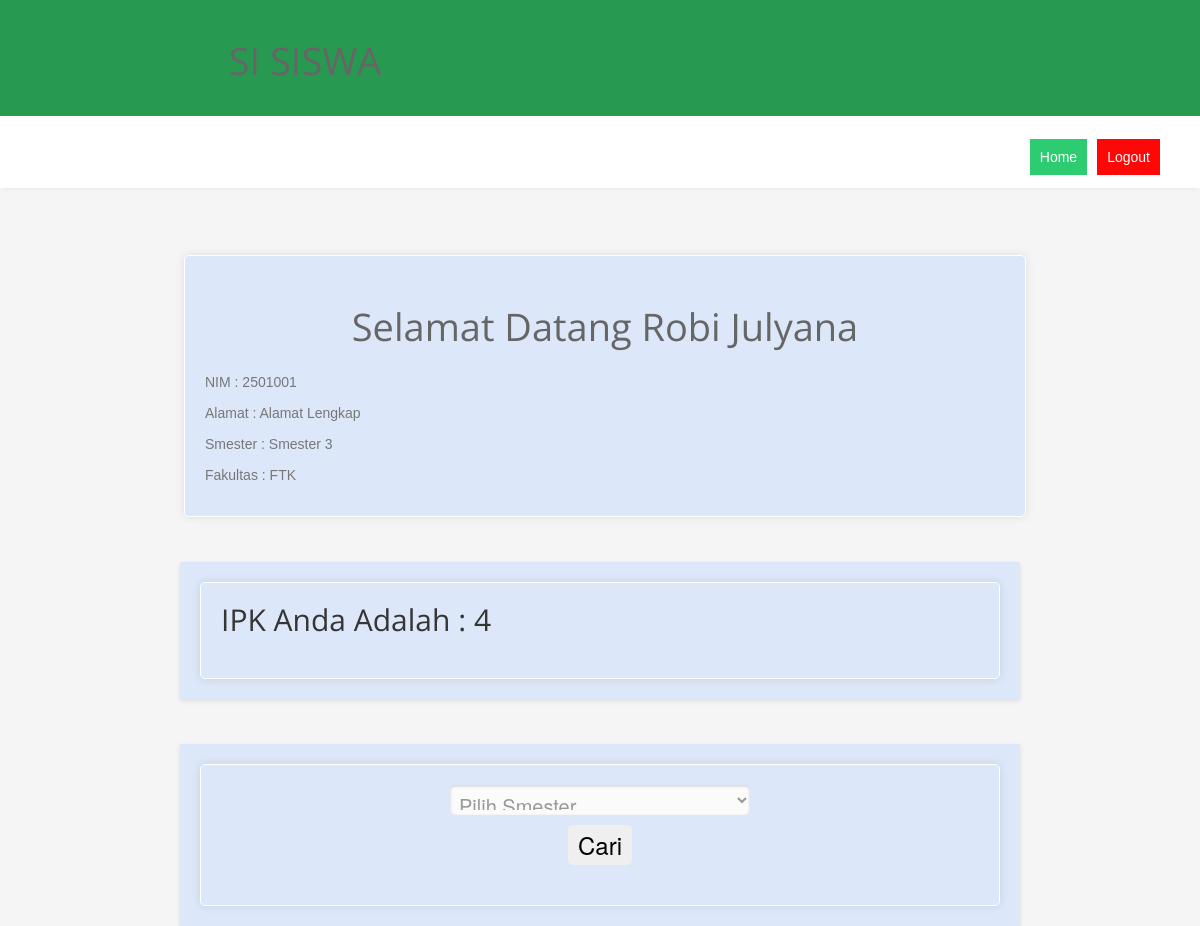
The app's page /siswa/home.php (signed in) with its own data.
### tables this page shows
CREATE TABLE `users`  (
  `username` varchar(100) NOT NULL,
  `password` varchar(50) NOT NULL,
  `name` varchar(20) NOT NULL,
  `email` varchar(50) NOT NULL,
  `role` enum('Admin','Dosen','Siswa') NOT NULL,
  PRIMARY KEY (`username`) USING BTREE
);

CREATE TABLE `siswa`  (
  `nim` varchar(11) NOT NULL,
  `nama` varchar(50) NOT NULL,
  `alamat` text NOT NULL,
  `jk` varchar(11) NOT NULL,
  `agama` varchar(50) NOT NULL,
  `lahir` varchar(50) NOT NULL,
  `tgl_lahir` date NOT NULL,
  `fakultas` enum('FTK','FTB') NULL DEFAULT NULL,
  PRIMARY KEY (`nim`) USING BTREE,
  CONSTRAINT `siswa1` FOREIGN KEY (`nim`) REFERENCES `users` (`username`) ON DELETE CASCADE ON UPDATE CASCADE
);

CREATE TABLE `matkul`  (
  `id_matkul` varchar(11) NOT NULL,
  `nm_matkul` varchar(50) NOT NULL,
  `sks` varchar(50) NOT NULL,
  `id_dosen` varchar(11) NOT NULL,
  `smester` enum('Smester 1','Smester 2','Smester 3','Smester 4','Smester 5','Smester 6','Smester 7','Smester 8','Smester 9','Smester 10') NOT NULL,
  `fakultas` enum('FTK','FTB') NULL DEFAULT NULL,
  PRIMARY KEY (`id_matkul`) USING BTREE,
  INDEX `matkul1`(`id_dosen` ASC) USING BTREE,
  CONSTRAINT `matkul1` FOREIGN KEY (`id_dosen`) REFERENCES `dosen` (`id_dosen`) ON DELETE CASCADE ON UPDATE CASCADE
);

### siswa/home.php (the view, shortened to what this page needs)
<?php
include 'config.php';
include '../layout/title_home.php';
include 'layout/header.php';
$username = $_SESSION['username'];
?>
<head>
        <link rel="stylesheet" type="text/css" href="../style.css">
</head>
<body>
    <br>
    <br>
    <br>
    <div class="container">
        <div class="calculator">
            <?php
                $sql=mysqli_query($mysqli,"SELECT users.name,
                siswa.nim, siswa.nama, siswa.alamat, siswa.fakultas, matkul.smester FROM users
                inner join siswa on siswa.nim=users.username
                inner join detail_matkul on detail_matkul.nim=siswa.nim
                inner join matkul on matkul.id_matkul=detail_matkul.id_matkul
                where users.username='$username'");
                    while ($data=mysqli_fetch_array($sql)) {
            ?>
                <h1>Selamat Datang <?php echo $data['name']?></h1>
                <p>NIM : <?php echo $data['nim']?></p>
                <p>Alamat : <?php echo $data['alamat']?></p>
                <p>Smester : <?php echo $data['smester']?></p>
                <p>Fakultas : <?php echo $data['fakultas']?></p>
            <?php
                }
            ?>
        </div>
    </div>
    <br>
    <br>
    <div class="box">
        <div class="calculator">
        <?php
                $sql=mysqli_query($mysqli,"SELECT SUM(CASE
                                                        WHEN nilai= 'A' THEN 4*matkul.sks
                                                        WHEN nilai= 'B' THEN 3*matkul.sks
                                                        WHEN nilai= 'C' THEN 2*matkul.sks
                                                        WHEN nilai= 'D' THEN 1*matkul.sks
                                                        ELSE
                                                        0*matkul.sks
                                                        END)/SUM(matkul.sks)
                                                        AS ipk
                                                        FROM detail_matkul
                                                        inner join matkul on matkul.id_matkul=detail_matkul.id_matkul
                                                        WHERE detail_matkul.nim='$username'
                                                        GROUP BY detail_matkul.nim");
                    while ($data=mysqli_fetch_array($sql)) {
            ?>
                <h3>IPK Anda Adalah  :  <?php echo $data['ipk']?></h3>
            <?php
            }
        ?>
        </div>
    </div>
    <br>
    <br>
    <div class="box">
        <div class="calculator">
            <form method="post" action="nilai.php">
                <center><select name="smester" required>
                            <option value=""> Pilih Smester</option>
                        </select>
                </center>
                <input type="submit" value="Cari">
            </form>
        </div>
    </div>
</body>
</html>

### css/style.css (style rules this page uses)
body { font-family: 'Open Sans', sans-serif; font-size: 14px; font-weight: 400; line-height: 1.6em; color: #656565; }
.container { padding: 0 20px 0 20px; position: relative; }
.box { width: 100%; }

### style.css (style rules this page uses)
body { font-family: Arial, sans-serif; background-color: #f5f5f5; margin: 0; padding: 0; }
h1 { color: #666; text-align: center; padding-top: 30px; }
p { color: #777; line-height: 1.5; }
.box { max-width: 800px; margin: 0 auto; padding: 20px; background-color: #dce8f9; box-shadow: 0 2px 5px rgba(0, 0, 0, 0.1); }
.calculator { max-width: 800px; margin: 0 auto; padding: 20px; border: 1px solid #ffffff; border-radius: 5px; background-color: #dce8f9; box-shadow: 0px 0px 10px rgba(0, 0, 0, 0.1); }
select { width: 300px; font-size: 20px; padding: 5px; margin-bottom: 10px; border: none; border-radius: 5px; display: block; margin-left: auto; margin-right: auto; }
input { width: 300px; font-size: 24px; padding: 10px; margin-bottom: 10px; border: none; border-radius: 5px; display: block; margin-left: auto; margin-right: auto; }

### css/overwrite.css (style rules this page uses)
h1, h2, h3, h4, h5, h6 { font-family:'Open Sans', sans-serif; color:#353535; font-weight:400; line-height:1.1em; margin-top:0; }
h1 { font-size:38px; margin-bottom:24px; }
h3 { font-size:30px; margin-bottom:22px; }
select { font-size: 13px; line-height: 20px; background:#fbfbfb; border-color: #919191 #919191 #b3b3b3; color: #999999; -webkit-box-shadow: inset 0 1px 3px #cacaca; -moz-box-shadow: inset 0 1px 3px #cacaca; box-shadow: inset 0 1px 3px #cacaca; -webkit-border-radius: 2px; -moz-border-radius: 2px; border-radius: 2px; }
select, textarea, input[type="text"], input[type="password"], input[type="datetime"], input[type="datetime-local"], input[type="date"], input[type="month"], input[type="time"], input[type="week"], input[type="number"], input[type="email"], input[type="url"], input[type="search"], input[type="tel"], input[type="color"], .uneditable-input { font-size: 13px; }

### records on screen
users: name "Robi Julyana", siswa.nim "2501001", siswa.alamat "Alamat Lengkap", matkul.smester "Smester 3", siswa.fakultas "FTK"

### other values on screen
$data['ipk'] "4"
